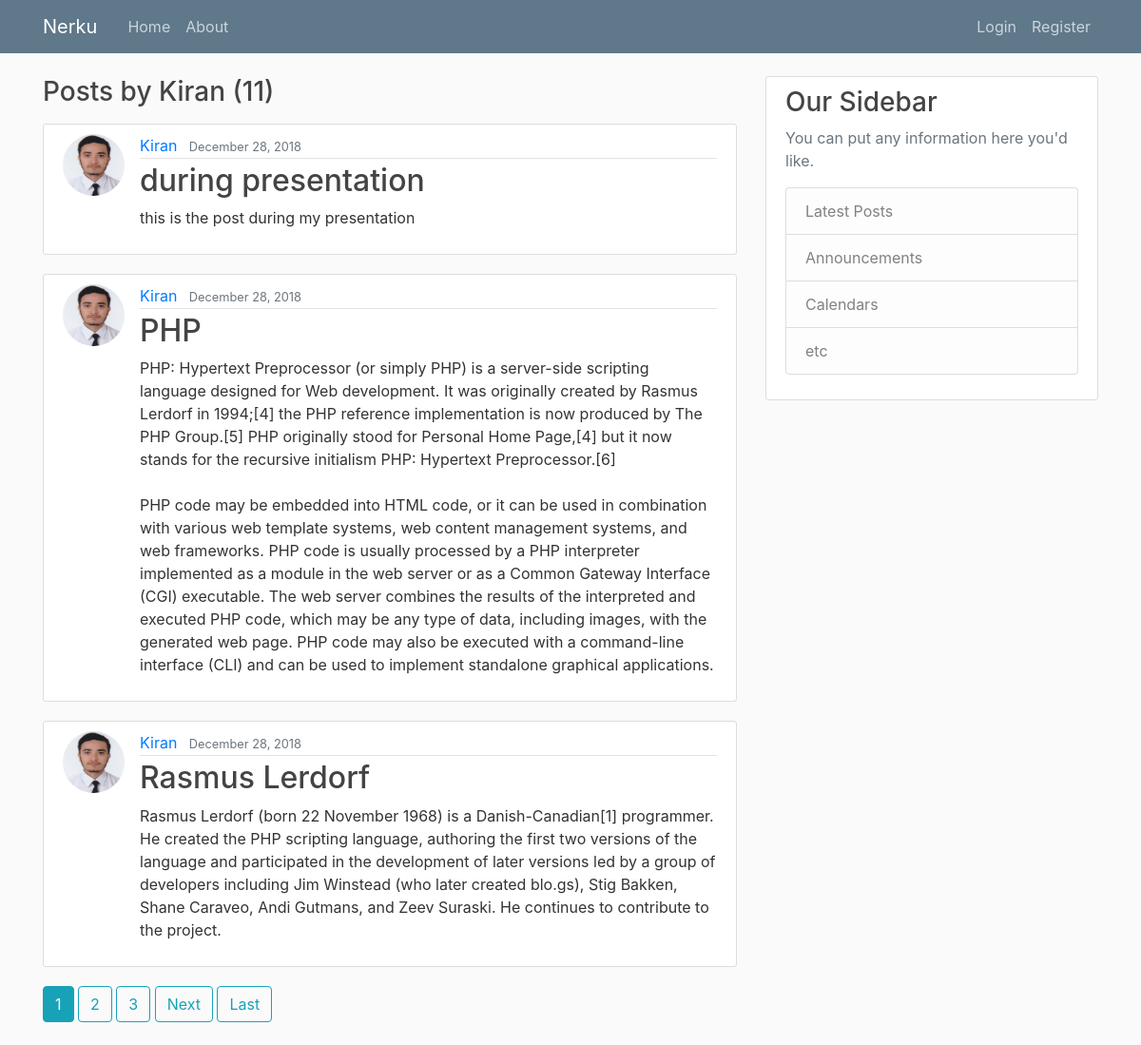
Screenshot of /blog/user/Kiran with the database file from the repository.
### blog/models.py (models this page shows, shortened)
class Post(models.Model):
    author = models.ForeignKey(User, on_delete=models.CASCADE)
    title = models.CharField(max_length=200)
    content = models.TextField()
    pub_date = models.DateTimeField(default=timezone.now())

### user/models.py (models this page shows, shortened)
class Profile(models.Model):
    user = models.OneToOneField(User, on_delete=models.CASCADE)
    image = models.ImageField(default='default.jpg', upload_to='profile_pics')

### blog/views.py (the view)
# urls.py: path('user/<str:username>', UserPostListView.as_view(), name='user-posts'),
class UserPostListView(ListView):
    model = Post
    template_name = 'blog/user_posts.html'  # <app>/<model>_<viewtype>.html
    context_object_name = 'posts'
    paginate_by = 3
    def get_queryset(self):
        user = get_object_or_404(User,username=self.kwargs.get('username'))
        return Post.objects.filter(author=user).order_by('-pub_date')

### blog/templates/blog/user_posts.html (shortened to what this page needs)
{% extends "blog/base.html" %}
{% block content %}
    <h3 class="mb-3">Posts by {{ view.kwargs.username }} ({{ page_obj.paginator.count }})</h3>
    {% for post in posts %}
        <article class="media content-section">
          <img class="rounded-circle article-img" src="{{ post.author.profile.image.url }}">
          <div class="media-body">
            <div class="article-metadata">
              <a class="mr-2" href="{% url 'user-posts' post.author.username %}">{{ post.author }}</a>
              <small class="text-muted">{{ post.pub_date|date:"F d, Y" }}</small>
            </div>
            <h2><a class="article-title" href="{% url 'post-detail' post.id %}">{{ post.title }}</a></h2>
            <p class="article-content">{{ post.content }}</p>
          </div>
        </article>
    {% endfor %}
    {% if is_paginated %}
      {% for num in page_obj.paginator.page_range %}
        {% if page_obj.number == num %}
          <a class="btn btn-info mb-4" href="?page={{ num }}">{{ num }}</a>
        {% elif num > page_obj.number|add:'-3' and num < page_obj.number|add:'3' %}
          <a class="btn btn-outline-info mb-4" href="?page={{ num }}">{{ num }}</a>
        {% endif %}
      {% endfor %}
      {% if page_obj.has_next %}
        <a class="btn btn-outline-info mb-4" href="?page={{ page_obj.next_page_number }}">Next</a>
        <a class="btn btn-outline-info mb-4" href="?page={{ page_obj.paginator.num_pages }}">Last</a>
      {% endif %}
    {% endif %}
{% endblock content %}

### blog/static/blog/main.css (style rules this page uses)
body { background: #fafafa; color: #333333; margin-top: 5rem; }
h1, h2, h3, h4, h5, h6 { color: #444444; }
.content-section { background: #ffffff; padding: 10px 20px; border: 1px solid #dddddd; border-radius: 3px; margin-bottom: 20px; }
.article-title { color: #444444; }
.article-content { white-space: pre-line; }
.article-img { height: 65px; width: 65px; margin-right: 16px; }
.article-metadata { padding-bottom: 1px; margin-bottom: 4px; border-bottom: 1px solid #e3e3e3 }

### rows the page displays
Post: author.profile.image (picture), author "Kiran", pub_date "December 28, 2018", title "during presentation", content "this is the post during my presentation"
Post: author.profile.image (picture), author "Kiran", pub_date "December 28, 2018", title "PHP", content "PHP: Hypertext Preprocessor (or simply PHP) is a server-side scripting language designed for Web development. It was originally created by Rasmus Lerdorf in 1994;[4] the PHP reference implementation is now produced by The PHP Group.[5] PHP originally stood for Personal Home Page,[4] but it now stands for the recursive initialism PHP: Hypertext Preprocessor.[6] PHP code may be embedded into HTML code, or it can be used in combination with various web template systems, web content management systems, and web frameworks. PHP code is usually processed by a PHP interpreter implemented as a module in the web server or as a Common Gateway Interface (CGI) executable. The web server combines the…"
Post: author.profile.image (picture), author "Kiran", pub_date "December 28, 2018", title "Rasmus Lerdorf", content "Rasmus Lerdorf (born 22 November 1968) is a Danish-Canadian[1] programmer. He created the PHP scripting language, authoring the first two versions of the language and participated in the development of later versions led by a group of developers including Jim Winstead (who later created blo.gs), Stig Bakken, Shane Caraveo, Andi Gutmans, and Zeev Suraski. He continues to contribute to the project."

### other values shown
{{ view.kwargs.username }} "Kiran"
{{ page_obj.paginator.count }} "11"
{{ num }} "1"
{{ num }} "2" "3"
